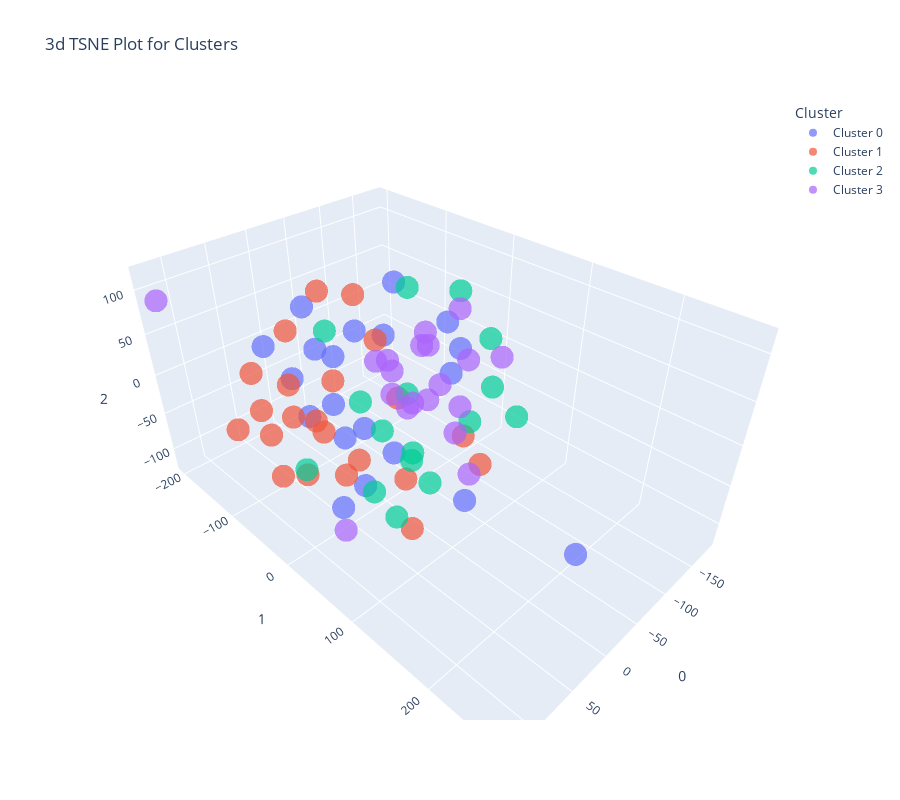

This figure's notebook cell:
### Code cell
plot_model(kmeans, plot='tsne')

### Figure 1 — Plotly figure (JSON) as saved in the notebook; plotly's stock layout.template omitted (floating-point values rounded to 4 significant figures)
{"data": [{"customdata": [[37], [40], [34], [37], [35], [35], [37], [39], [28], [39], [35], [39], [35], [31], [36], [39], [34], [36], [42], [38]], "hovertemplate": "Cluster=Cluster 0<br>0=%{x}<br>1=%{y}<br>2=%{z}<br>Feature=%{customdata[0]}<extra></extra>", "legendgroup": "Cluster 0", "marker": {"color": "#636efa", "opacity": 0.7, "symbol": "circle"}, "mode": "markers", "name": "Cluster 0", "scene": "scene", "showlegend": true, "type": "scatter3d", "x": [73.83, 70.03, 110.6, -35.75, 55.0, -10.1, -15.81, 45.57, 47.66, 4.904, -183.9, -26.02, -4.706, 6.777, 114.2, -108.9, 21.1, 92.41, -7.971, 11.57], "y": [-2.681, 54.75, 102.3, -18.43, 272.6, 2.714, 99.79, -19.66, -54.49, 10.19, -86.39, 79.4, -44.5, -67.97, 37.96, -8.929, -126.8, -57.0, -94.79, -52.09], "z": [95.34, 36.75, 24.44, 117.4, 28.42, -65.23, -74.48, -121.9, 108.3, 87.01, -8.727, 88.61, 66.03, 31.16, 63.59, -14.64, -16.23, 83.14, -49.35, -63.07]}, {"customdata": [[40], [35], [37], [35], [33], [35], [28], [33], [35], [24], [39], [32], [31], [41], [36], [40], [32], [32], [41], [30], [40], [33]], "hovertemplate": "Cluster=Cluster 1<br>0=%{x}<br>1=%{y}<br>2=%{z}<br>Feature=%{customdata[0]}<extra></extra>", "legendgroup": "Cluster 1", "marker": {"color": "#EF553B", "opacity": 0.7, "symbol": "circle"}, "mode": "markers", "name": "Cluster 1", "scene": "scene", "showlegend": true, "type": "scatter3d", "x": [-47.96, -64.38, 59.23, 104.8, 58.39, 17.23, -12.88, 3.234, 43.69, 108.0, 107.2, 66.6, 48.93, 124.7, 49.01, 45.58, 78.56, -95.58, 84.65, 35.57, 56.38, 99.05], "y": [-97.65, 76.74, -22.33, 9.87, -75.31, 49.77, -61.24, -90.76, 44.26, -103.6, -40.72, -64.08, 91.74, -21.4, -5.135, -18.83, -111.5, 23.93, 3.681, -106.0, 84.75, -43.74], "z": [71.94, -69.48, -14.06, -22.61, -23.21, -56.7, -113.5, 96.28, 111.5, -28.27, -1.935, 25.8, -74.1, 45.27, -65.4, 41.8, 23.34, -77.07, 26.13, 57.68, 77.12, -60.03]}, {"customdata": [[24], [20], [26], [35], [33], [30], [35], [30], [35], [27], [27], [24], [27], [29], [14], [37]], "hovertemplate": "Cluster=Cluster 2<br>0=%{x}<br>1=%{y}<br>2=%{z}<br>Feature=%{customdata[0]}<extra></extra>", "legendgroup": "Cluster 2", "marker": {"color": "#00cc96", "opacity": 0.7, "symbol": "circle"}, "mode": "markers", "name": "Cluster 2", "scene": "scene", "showlegend": true, "type": "scatter3d", "x": [-73.36, 28.5, -55.93, -82.73, -57.07, -34.86, 20.14, -75.03, 52.87, 3.158, 0.4141, -28.19, -82.41, 76.74, 23.05, 13.69], "y": [34.7, 72.54, -19.26, 105.6, 93.55, 31.86, 37.54, 73.39, -70.74, 119.4, -35.73, -127.1, -49.26, 72.06, 23.93, 50.62], "z": [113.7, -4.107, -114.5, -2.512, 39.14, -104.5, -114.6, 76.6, -94.55, 42.98, -13.03, 23.97, 85.23, -22.53, -7.13, 44.63]}, {"customdata": [[39], [38], [33], [36], [37], [38], [34], [37], [42], [35], [33], [37], [32], [32], [39], [34], [32], [30], [32]], "hovertemplate": "Cluster=Cluster 3<br>0=%{x}<br>1=%{y}<br>2=%{z}<br>Feature=%{customdata[0]}<extra></extra>", "legendgroup": "Cluster 3", "marker": {"color": "#ab63fa", "opacity": 0.7, "symbol": "circle"}, "mode": "markers", "name": "Cluster 3", "scene": "scene", "showlegend": true, "type": "scatter3d", "x": [-55.88, -86.65, -138.6, -34.68, -18.71, -72.77, -34.1, -58.45, 89.31, -45.5, -85.78, -89.26, -32.83, 2.361, 121.5, -57.84, -113.2, -106.5, -137.8], "y": [4.283, -22.53, 37.68, 45.93, -5.831, 38.34, 7.302, -77.68, 40.95, -42.78, -83.0, 33.63, 69.04, 120.3, -198.6, -26.11, -59.86, -43.36, -24.34], "z": [63.74, 24.74, 13.43, 30.22, 29.97, -18.75, -10.34, -6.967, -83.55, 14.96, -67.0, 29.6, -15.47, -17.1, 89.26, -44.92, -1.837, -65.89, 49.09]}], "layout": {"height": 800, "legend": {"title": {"text": "Cluster"}, "tracegroupgap": 0}, "scene": {"domain": {"x": [0, 1], "y": [0, 1]}, "xaxis": {"title": {"text": "0"}}, "yaxis": {"title": {"text": "1"}}, "zaxis": {"title": {"text": "2"}}}, "title": {"text": "3d TSNE Plot for Clusters"}, "width": 900}}
